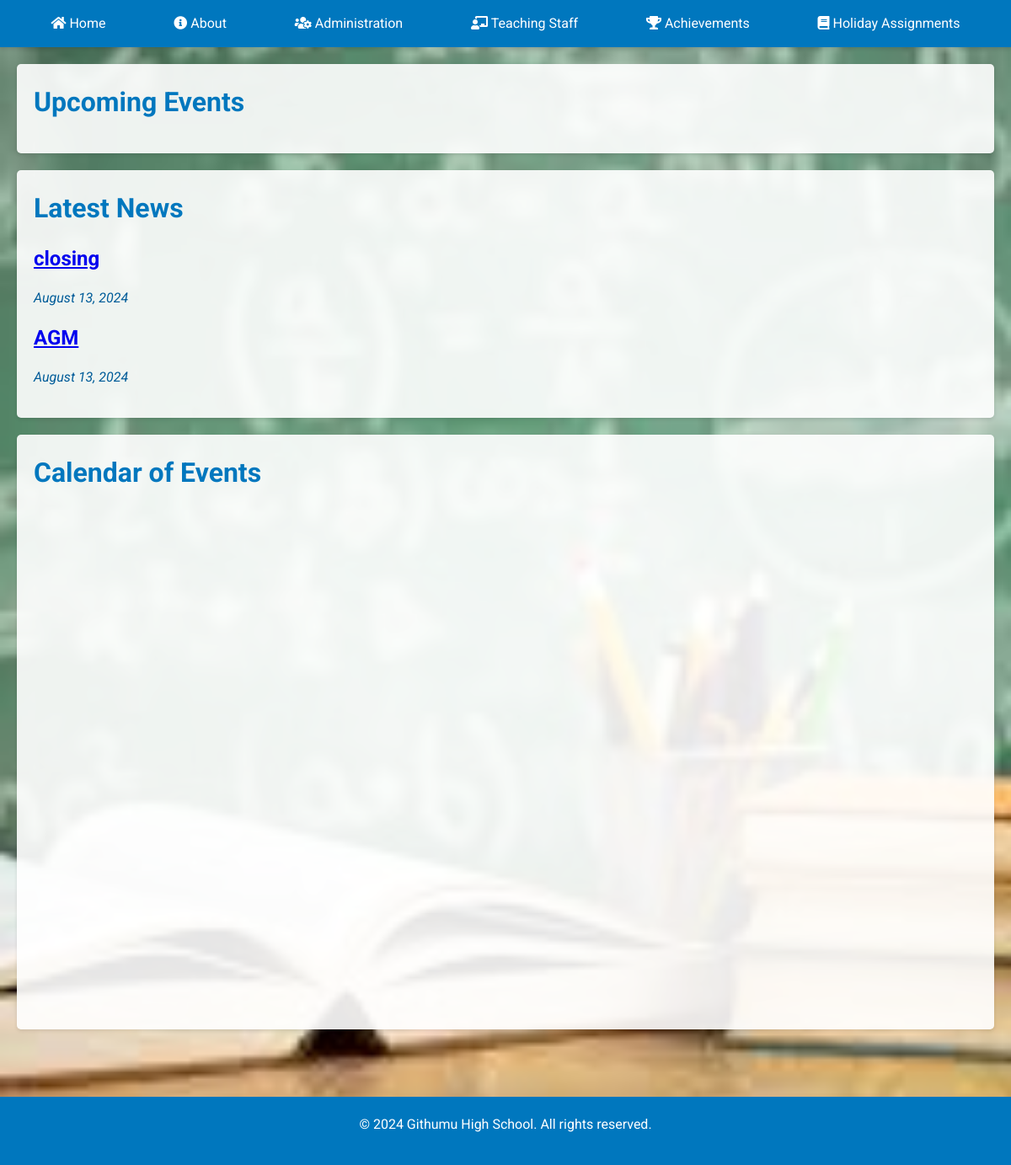
The page / on the database its author committed.
### main/models.py (models this page shows)
class News(models.Model):
    title = models.CharField(max_length=200)
    content = models.TextField()
    date = models.DateTimeField(auto_now_add=True)
    image = models.ImageField(upload_to='news_images/', blank=True, null=True)
    video_url = models.URLField(blank=True, null=True)
    class Meta:
        verbose_name = ("News")
        verbose_name_plural = ("News")

### main/views.py (the view)
# urls.py: 2. Add a URL to urlpatterns:  path('', views.home, name='home')
def home(request):
    events = Event.objects.all().order_by('-date')[:5]
    news = News.objects.all().order_by('-date')[:5]
    calendar_events = CalendarEvent.objects.all().order_by('date')
    background_images = BackgroundImage.objects.all().order_by('order')
    return render(request, 'home.html', {
        'events': events,
        'news': news,
        'calendar_events': calendar_events,
        'background_images': background_images,
    })

### main/context_processors.py (called while the page is built)
def background_images(request):
    images = BackgroundImage.objects.all().order_by('order')
    return {'background_images': images}

### main/templates/home.html (shortened to what this page needs)
{% extends 'base.html' %}
{% load static %}
{% block content %}
<section id="upcoming-events">
    <h2>Upcoming Events</h2>
</section>
<section id="news">
    <h2>Latest News</h2>
    <ul class="news-list">
        {% for item in news %}
        <li>
            <h3><a href="{% url 'news_detail' item.id %}">{{ item.title }}</a></h3>
            <p class="date">{{ item.date|date:"F d, Y" }}</p>
        </li>
        {% endfor %}
    </ul>
</section>
<section id="calendar">
    <h2>Calendar of Events</h2>
    <div id="calendar-container"></div>
</section>
{% endblock %}
{% block extra_js %}
<link rel="stylesheet" href="https://cdn.jsdelivr.net/npm/fullcalendar@5.10.2/main.min.css">
{% endblock %}

### main/static/css/style.css (style rules this page uses)
:root { --primary-color: #0077be; --secondary-color: #005c99; --background-color: #ecf0f1; --text-color: #34495e; --light-gray: #f4f4f4; --white: #ffffff; }
* { box-sizing: border-box; margin: 0; padding: 0; }
body { font-family: 'Roboto', Arial, sans-serif; background-color: var(--background-color); color: var(--text-color); line-height: 1.6; }
h1, h2, h3, h4, h5, h6 { color: var(--primary-color); margin-bottom: 15px; }
h2 { font-size: 2em; }
h3 { font-size: 1.5em; }
p { margin-bottom: 15px; }
section { background-color: var(--white); margin-bottom: 20px; padding: 20px; border-radius: 5px; box-shadow: 0 2px 4px rgba(0, 0, 0, 0.1); }
.event-list, .news-list { list-style-type: none; }
.date { color: var(--secondary-color); font-style: italic; }
#calendar-container { height: 600px; }
section { background-color: rgba(255, 255, 255, 0.9); }

### rows shown on the page
News: title "closing", date "August 13, 2024"
News: title "AGM", date "August 13, 2024"
